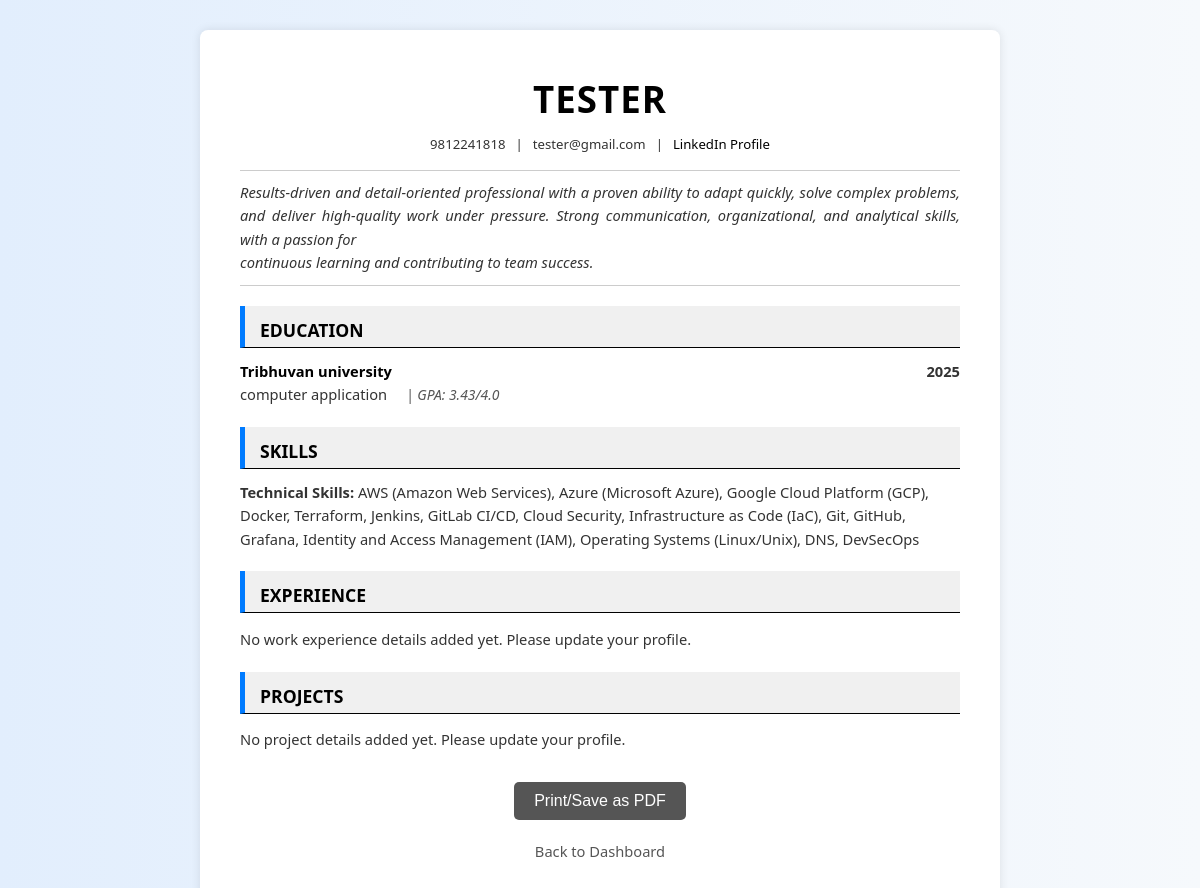
The app's page /user/generate_resume.php (signed in), older data.
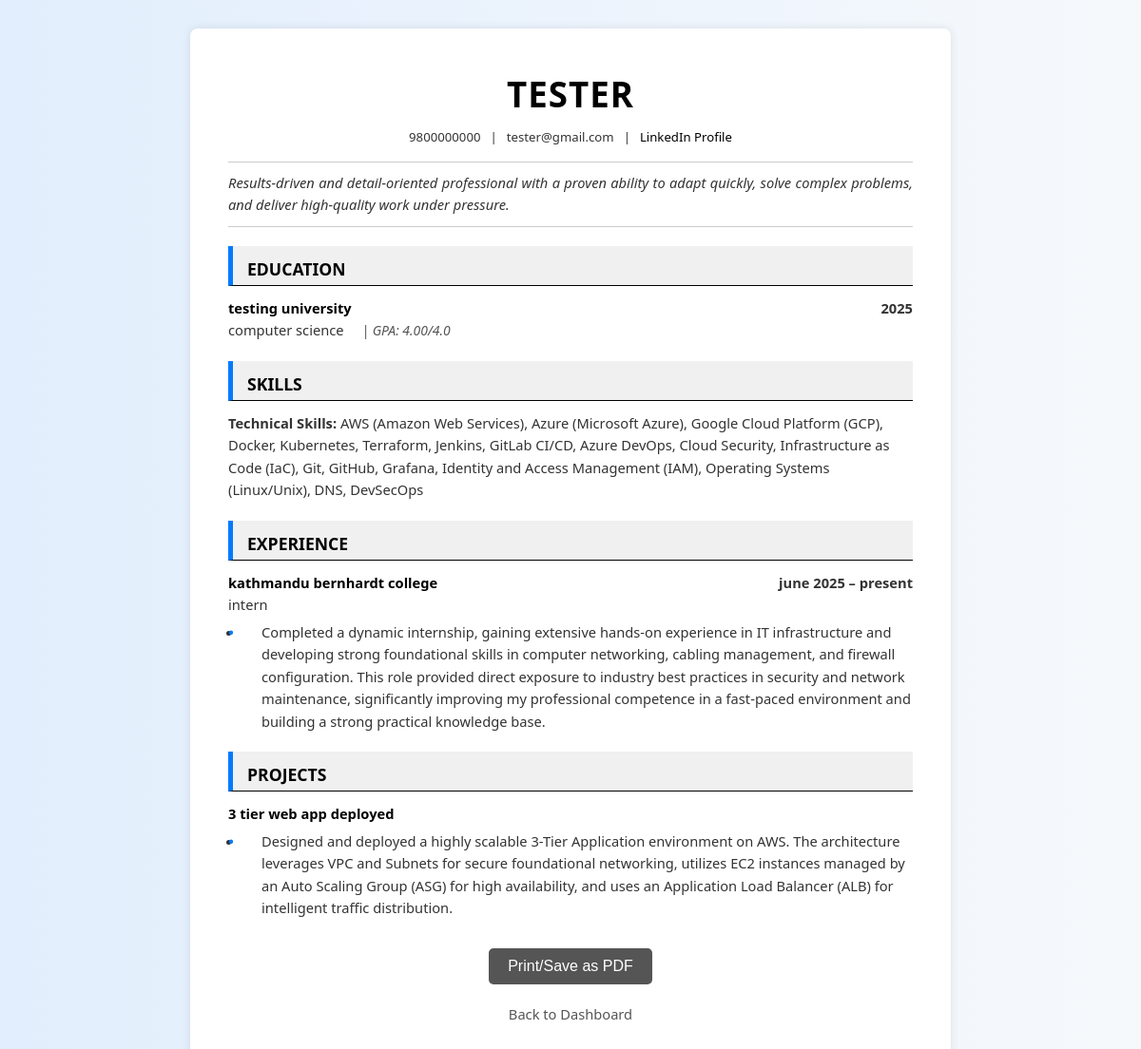
The same page, newer data.
### tables this page shows
CREATE TABLE `users` (
  `id` int(11) NOT NULL,
  `name` varchar(255) NOT NULL,
  `email` varchar(255) NOT NULL,
  `password` varchar(255) NOT NULL,
  `role` enum('admin','user') DEFAULT 'user',
  `created_at` timestamp NOT NULL DEFAULT current_timestamp(),
  `major` varchar(255) DEFAULT NULL,
  `gpa` decimal(3,2) DEFAULT NULL,
  `experience_summary` text DEFAULT NULL,
  `projects_summary` text DEFAULT NULL,
  `phone_number` varchar(20) DEFAULT NULL,
  `linkedin_url` varchar(255) DEFAULT NULL,
  `summary_text` text DEFAULT NULL,
  `university_name` varchar(255) DEFAULT NULL,
  `graduation_year` varchar(10) DEFAULT NULL
);

### user/generate_resume.php (the view, shortened to what this page needs)
<?php
require_once '../config/config.php';
$user_id = $_SESSION['user_id'];
$user_details = [];
$sql_user_details = "SELECT name, email, major, gpa, experience_summary, projects_summary, phone_number, linkedin_url, summary_text, university_name, graduation_year FROM users WHERE id = ?";
if ($stmt = mysqli_prepare($conn, $sql_user_details)) {
    mysqli_stmt_bind_param($stmt, "i", $user_id);
    mysqli_stmt_execute($stmt);
    $result = mysqli_stmt_get_result($stmt);
    $user_details = mysqli_fetch_assoc($result);
}
$work_experiences = json_decode($user_details['experience_summary'] ?? '[]', true);
if (!is_array($work_experiences)) $work_experiences = [];
$projects = json_decode($user_details['projects_summary'] ?? '[]', true);
if (!is_array($projects)) $projects = [];
$user_skills = [];
$sql_user_skills = "SELECT s.name FROM user_skills us JOIN skills s ON us.skill_id = s.id WHERE us.user_id = ?";
if ($stmt = mysqli_prepare($conn, $sql_user_skills)) {
    mysqli_stmt_bind_param($stmt, "i", $user_id);
    mysqli_stmt_execute($stmt);
    $result = mysqli_stmt_get_result($stmt);
    while ($row = mysqli_fetch_assoc($result)) {
        $user_skills[] = $row['name'];
    }
}
function format_description($description) {
    $lines = explode("\n", trim($description));
    $lines = array_filter($lines, 'trim');
    $output = '<ul>';
    foreach ($lines as $line) {
        $output .= '<li>' . htmlspecialchars(ltrim($line, "*- ")) . '</li>';
    }
    $output .= '</ul>';
    return $output;
}
$cleaned_summary = $user_details['summary_text'] ?? '';
$cleaned_summary = preg_replace("/\n{3,}/", "\n\n", $cleaned_summary);
?>
<!DOCTYPE html>
<html lang="en">
<head>
    <link rel="stylesheet" href="../assets/css/style.css">
</head>
<body>
    <div class="resume-container">
        <div class="header-section">
            <h1><?php echo htmlspecialchars($user_details['name'] ?? ''); ?></h1>
            <div class="contact-info">
                <?php if (!empty($user_details['phone_number'])): ?>
                    <span><?php echo htmlspecialchars($user_details['phone_number']); ?></span> |
                <?php endif; ?>
                <?php if (!empty($user_details['email'])): ?>
                    <span><?php echo htmlspecialchars($user_details['email']); ?></span> |
                <?php endif; ?>
                <?php if (!empty($user_details['linkedin_url'])): ?>
                    <span><a href="<?php echo htmlspecialchars($user_details['linkedin_url'] ?? '#'); ?>" target="_blank">LinkedIn Profile</a></span>
                <?php endif; ?>
            </div>
            <?php if (!empty($user_details['summary_text'])): ?>
                <div class="summary-text-container">
                    <p style="margin: 0;"><?php echo nl2br(htmlspecialchars($cleaned_summary)); ?></p>
                </div>
            <?php endif; ?>
        </div>
        <div class="resume-section">
            <h2>Education</h2>
            <?php if (!empty($user_details['university_name'])): ?>
                <div class="item-entry">
                    <div class="item-header">
                        <span class="item-title"><?php echo htmlspecialchars($user_details['university_name']); ?></span>
                        <span class="item-dates"><?php echo htmlspecialchars($user_details['graduation_year']); ?></span>
                    </div>
                    <div class="item-subtitle">
                        <?php echo htmlspecialchars($user_details['major'] ?? 'Major'); ?>
                        <?php if (!empty($user_details['gpa'])): ?>
                            <span class="item-location-gpa" style="margin-left: 15px;">| GPA: <?php echo htmlspecialchars($user_details['gpa']); ?>/4.0</span>
                        <?php endif; ?>
                    </div>
                </div>
            <?php else: ?>
                <p>No education details added yet. Please update your profile.</p>
            <?php endif; ?>
        </div>
        <div class="resume-section">
            <h2>Skills</h2>
            <?php if (!empty($user_skills)): ?>
                <div class="skills-list">
                    <p style="margin: 0;">
                        <?php echo '<strong>Technical Skills:</strong> ' . htmlspecialchars(implode(', ', $user_skills)); ?>
                    </p>
                </div>
            <?php else: ?>
                <p>No skills added yet. Please update your profile.</p>
            <?php endif; ?>
        </div>
        <div class="resume-section">
            <h2>Experience</h2>
            <?php if (!empty($work_experiences)): ?>
                <?php foreach ($work_experiences as $exp): ?>
                    <div class="item-entry">
                        <div class="item-header">
                            <span class="item-title"><?php echo htmlspecialchars($exp['company'] ?? ''); ?></span>
                            <span class="item-dates"><?php echo htmlspecialchars($exp['start_date'] ?? ''); ?> – <?php echo htmlspecialchars($exp['end_date'] ?? ''); ?></span>
                        </div>
                        <div class="item-subtitle"><?php echo htmlspecialchars($exp['position'] ?? ''); ?></div>
                        <div class="item-description">
                            <?php echo format_description($exp['description'] ?? ''); ?>
                        </div>
                    </div>
                <?php endforeach; ?>
            <?php else: ?>
                <p>No work experience details added yet. Please update your profile.</p>
            <?php endif; ?>
        </div>
        <div class="resume-section">
            <h2>Projects</h2>
            <?php if (!empty($projects)): ?>
                <?php foreach ($projects as $proj): ?>
                    <div class="item-entry">
                        <div class="item-header">
                            <span class="item-title"><?php echo htmlspecialchars($proj['name'] ?? ''); ?></span>
                        </div>
                        <div class="item-description">
                            <?php echo format_description($proj['description'] ?? ''); ?>
                        </div>
                    </div>
                <?php endforeach; ?>
            <?php else: ?>
                <p>No project details added yet. Please update your profile.</p>
            <?php endif; ?>
        </div>
        <div class="print-button">
            <button onclick="window.print()">Print/Save as PDF</button>
        </div>
        <div class="back-link">
            <p><a href="dashboard.php">Back to Dashboard</a></p>
        </div>
    </div>
</body>
</html>

### assets/css/style.css (style rules this page uses)
body { font-family: 'Segoe UI', Tahoma, Geneva, Verdana, sans-serif; background: linear-gradient(to right, #e2eefd, #f6f9fc); color: #333; line-height: 1.6; margin: 0; padding: 0; display: flex; flex-direction: column; min-height: 100vh; }
.back-link { display: block; text-align: center; margin-top: 20px; }
.back-link a { color: #007bff; text-decoration: none; }
.resume-container { max-width: 850px; margin: 30px auto; padding: 30px; background-color: #fff; border-radius: 8px; box-shadow: 0 2px 10px rgba(0,0,0,0.1); font-family: 'Segoe UI', Tahoma, Geneva, Verdana, sans-serif; line-height: 1.6; color: #333; box-sizing: border-box; }
.resume-section { margin-bottom: 25px; }
.resume-section h2 { background-color: #f0f0f0; color: #007bff; padding: 10px 15px; margin-top: 0; margin-bottom: 15px; border-left: 5px solid #007bff; font-size: 1.5em; }
.resume-section ul { list-style: none; padding: 0; margin: 0; }
.resume-section ul li { margin-bottom: 8px; padding-left: 20px; position: relative; }
.resume-section ul li::before { content: '•'; color: #007bff; font-weight: bold; display: inline-block; width: 1em; margin-left: -1em; position: absolute; left: 0; }
.skills-list { display: flex; flex-wrap: wrap; gap: 10px; }
.print-button { text-align: center; margin-top: 20px; }
.print-button button { background-color: #28a745; color: white; padding: 12px 25px; border: none; border-radius: 5px; cursor: pointer; font-size: 1.1em; transition: background-color 0.3s ease; }

### user/generate_resume.php (style rules this page uses)
body { font-family: 'Times New Roman', serif; line-height: 1.4; color: #000; margin: 0; padding: 0; background-color: #f4f4f4; }
.resume-container { max-width: 800px; margin: 30px auto; padding: 40px; background: #fff; box-shadow: 0 0 10px rgba(0,0,0,0.1); font-size: 11pt; }
.header-section { text-align: center; margin-bottom: 20px; }
.header-section h1 { margin: 0 0 5px 0; font-size: 2.5em; color: #000; text-transform: uppercase; font-weight: 700; letter-spacing: 1px; }
.contact-info { margin-top: 5px; font-size: 0.9em; display: flex; justify-content: center; flex-wrap: wrap; }
.contact-info span { margin: 0 10px; }
.contact-info a { color: #000; text-decoration: none; }
.summary-text-container { margin: 15px 0; padding: 10px 0; border-top: 1px solid #ccc; border-bottom: 1px solid #ccc; font-style: italic; text-align: justify; }
.resume-section { margin-bottom: 20px; }
.resume-section h2 { font-size: 1.2em; color: #000; border-bottom: 1px solid #000; padding-bottom: 3px; margin-bottom: 12px; text-transform: uppercase; font-weight: bold; }
.skills-list { line-height: 1.6; }
.skills-list strong { font-weight: bold; }
.item-entry { margin-bottom: 15px; }
.item-header { display: flex; justify-content: space-between; margin-bottom: 0; }
.item-title { font-weight: bold; font-size: 1em; color: #000; }
.item-dates { font-size: 1em; font-weight: bold; }
.item-subtitle { font-style: normal; font-size: 1em; color: #333; margin-bottom: 5px; }
.item-location-gpa { font-style: italic; font-size: 0.95em; color: #555; }
.item-description ul { margin-top: 5px; padding-left: 15px; list-style-type: disc; }
.item-description ul li { margin-bottom: 3px; }
.print-button { text-align: center; margin-top: 30px; }
.print-button button { padding: 10px 20px; background-color: #555; color: white; border: none; border-radius: 5px; cursor: pointer; font-size: 16px; transition: background-color 0.3s; }
.back-link { text-align: center; margin-top: 20px; }
.back-link a { color: #555; text-decoration: none; }

Row changes from the older to the newer data that the page shows:
changed users "TESTER": phone_number "9812241818" → "9800000000"; summary_text "…high-quality work under pressure. Strong communication, organizational, and analytical skills, with a passion for continuous learning and contributing to team success." → "Results-driven and detail-oriented professional with a proven ability to adapt quickly, solve complex problems, and deliver high-quality work under pressure."; university_name "Tribhuvan university" → "testing university"; major "computer application" → "computer science"; gpa "3.43" → "4.00"
Text that changed along with them:
implode(', ', $user_skills): "…Cloud Platform (GCP), Docker, Terraform, Jenkins, GitLab CI/CD, Cloud Security, Infrastructure as…" → "…Cloud Platform (GCP), Docker, Kubernetes, Terraform, Jenkins, GitLab CI/CD, Azure DevOps, Cloud Security, Infrastructure as…"
new list line: "kathmandu bernhardt college june 2025 – present intern Completed a dynamic internship, gaining extensive hands-on experience in IT infrastructure and developing strong foundational skills in computer networking, cabling management, and firewall configuration. This role provided direct exposure to industry best practices in security and network maintenance, significantly improving my professional competence in a fast-paced environment and building a strong practical knowledge base."
new list line: "3 tier web app deployed Designed and deployed a highly scalable 3-Tier Application environment on AWS. The architecture leverages VPC and Subnets for secure foundational networking, utilizes EC2 instances managed by an Auto Scaling Group (ASG) for high availability, and uses an Application Load Balancer (ALB) for intelligent traffic distribution."
text no longer shown: "No work experience details added yet. Please update your profile. No project details added yet. Please update your profile."
